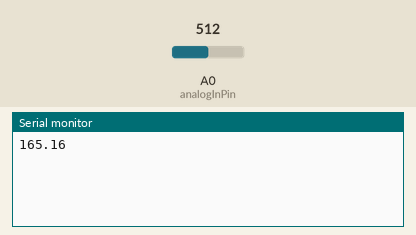
This sketch was run on a simulated ESP8266 (Wemos D1 mini). Parts: the last lines printed to the serial monitor. Inputs (shaded band) come from the test bench; at power-on: A0 (analogInPin) = 512.

Above: at 5.1 s.
5.2 s: A0 (analogInPin) set to 716
At 6.5 s:
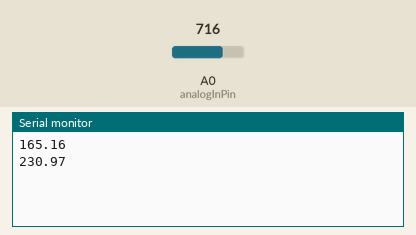
6.7 s: A0 (analogInPin) set to 900
At 7.7 s:
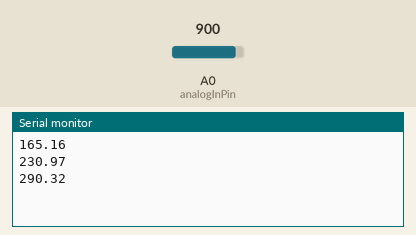
Timing chart, 0 to 9.7 s (numbered marks = the images above; inputs shaded):
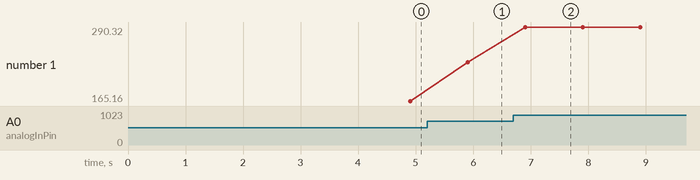

Measured:
- after the input at 5.2 s, the serial monitor: prints a new line after 0.70 s (image 1)
- after the input at 6.7 s, the serial monitor: prints a new line after 0.20 s (image 2)
- plotted number 1: 165.16 → 230.97 after the input at 5.2 s, 230.97 → 290.32 after the input at 6.7 s

The sketch:

LM35_Temperature.ino
```cpp
/*
 * This program is property of SME Dehradun. for any query related to this program, contact us at www.smedehradn.com
 * if your want any soluiton related for any IoT Customized Boards and Sensor to www.nuttyengineer.com
 */
// Fill-in information from your Blynk Template here

#define BLYNK_TEMPLATE_ID "TMPLUbJmzVSo"
#define BLYNK_TEMPLATE_NAME "Smart home Test"
#define BLYNK_FIRMWARE_VERSION "0.1.0"

#define BLYNK_PRINT Serial
#define USE_NODE_MCU_BOARD

#include "BlynkEdgent.h"

int analogInPin = A0;
float sensorValue, temp;
BlynkTimer timer;

void sendSensor() {
  sensorValue = analogRead(analogInPin);
  temp = (sensorValue / 1023.0) * 330; // lưu ý: Analog ở nodeMCU chạy ở mức 3.3V
  Serial.println(temp);
  Blynk.virtualWrite(V1, temp);
}

void setup() {
  Serial.begin(115200);
  delay(100);
  BlynkEdgent.begin();
  delay(2000);
  timer.setInterval(1000L, sendSensor);
}

void loop() {
  BlynkEdgent.run();
  timer.run();  // Initiates SimpleTimer
}
```
